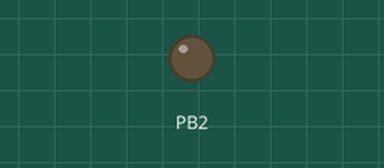
Bench run of a program on a simulated ATmega328P, built with avr-gcc and emulated at 16 MHz (the files do not name the chip). Parts: output pins drawn as LEDs (lit = HIGH). Wiring (inferred from the names in the program): DS3231 clock at I2C address 0x68. The local clock reads 2024-03-15 10:24:30 at power-on unless the program sets it; what the program prints to the serial monitor is not drawn.

Above: at 0.43 s.
Timing chart, 0 to 2.2 s (numbered marks = the images above):
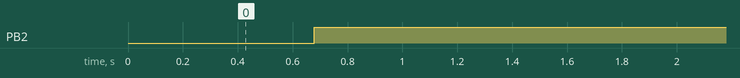

Measured:
- by itself, PB2: LOW → HIGH at 0.68 s

The program:

main.c
```c
/*

Implementação da FATFS escrita por elmchan
Filipe Coelho
TODO
    Organizar biblioteca RTC
    Organizar fontes para sdcard
    testes com git
    Makefile

*/

#include "hal.h"                          //System DEFS and LIBS
#include "ds3231.h"                       //RTC On elmchan lib we have the option to not use a rtc and use a fixed timestamp to save the files
#include "sdcard.h"                       //Header to organize fatfs and make the visualization of the cody easyer

volatile UINT Timer;	                  //Performance timer (100Hz increment)
ISR(TIMER0_COMPA_vect){
	Timer++;			                  //Performance counter for the fatfs module
	disk_timerproc();	                  //Drive timer procedure of low level disk I/O module */
}

DWORD get_fattime (void);                 //Converts the rtc data on a 32bit number http://elm-chan.org/fsw/ff/doc/fattime.html
void printTime(void);                     //Put the RTC data on USART
void ioinit(void);                        //Timers and interrupts init
void sdcardTest(void);                    //Demo function to write a string to a file
void fatfsStatusToSerial(uint8_t r);      //USART output for the return to the fatfs functions


FATFS FatF;		//FatFs work area needed for each volume
FIL Fil;        //Pointer to the file
uint16_t bw;    //Pointer to fatfs return


int main(void){
    ioinit();          //start uC hardware
    i2cConfigStart();  //Start i2c
    ds3231Start();     //Start RTC
    serialStart();     //Start USART

    serialStringLN("");
    serialStringLN_P(PSTR("FatFS ff14b by ELM CHAN"));
    serialStringLN_P(PSTR("Modfied by Filipe Coelho 2021.1"));

    sdcardTest();      //Write the file and out the results

    serialString("HEX da timestamp: ");
    serialSendLongInt(get_fattime(),HEX,1);
    printTime();

    while(1);
    return 0;
}

void printTime(void){
    char str[20];
    ds3231UpdateStruct();
    sprintf(str,"%d:%d:%d %d-%d-%d",RTC.hour,RTC.minute,RTC.second,RTC.monthday,RTC.month,RTC.year);
    serialStringLN_P(PSTR("RTC TIME:"));
    serialStringLN(str);
}


DWORD get_fattime (void){
	ds3231UpdateStruct();
	/* Pack date and time into a DWORD variable */
	return	  ((DWORD)(RTC.year - 1980) << 25)
			| ((DWORD)RTC.month << 21)
			| ((DWORD)RTC.monthday << 16)
			| ((DWORD)RTC.hour << 11)
			| ((DWORD)RTC.minute << 5)
			| ((DWORD)RTC.second >> 1);
}

void ioinit (void){
	/* Start 100Hz system timer with TC0 */
	OCR0A = F_CPU / 1024 / 100 - 1;
	TCCR0A = _BV(WGM01);
	TCCR0B = 0b101;
	TIMSK0 = _BV(OCIE0A);
	sei();
}

void fatfsStatusToSerial(uint8_t r){
    switch(r)
    {
        case FR_OK:
            serialStringLN_P(PSTR("(0)Succeeded"));
            break;
        case FR_DISK_ERR:
            serialStringLN_P(PSTR("(1)A hard error occurred in the low level disk I/O layer"));
            break;
        case FR_INT_ERR:
            serialStringLN_P(PSTR("(2)Assertion failed"));
            break;
        case FR_NOT_READY:
            serialStringLN_P(PSTR("(3)The physical drive cannot work "));
            break;
        case FR_NO_FILE:
            serialStringLN_P(PSTR("(4)Could not find the file"));
            break;
        case FR_NO_PATH:
            serialStringLN_P(PSTR("(5)Could not find the path"));
            break;
        case FR_INVALID_NAME:
            serialStringLN_P(PSTR("(6)The path name format is invalid"));
            break;
        case FR_DENIED:
            serialStringLN_P(PSTR("(7)Access denied due to prohibited access or directory full"));
            break;
        case FR_EXIST:
            serialStringLN_P(PSTR("(8)Access denied due to prohibited access"));
            break;
        case FR_INVALID_OBJECT:
            serialStringLN_P(PSTR("(9)The file/directory object is invalid"));
            break;
        case FR_WRITE_PROTECTED:
            serialStringLN_P(PSTR("(10)The physical drive is write protected"));
            break;
        case FR_INVALID_DRIVE:
            serialStringLN_P(PSTR("(11)The logical drive number is invalid"));
            break;
        case FR_NOT_ENABLED:
            serialStringLN_P(PSTR("(12)The volume has no work area"));
            break;
        case FR_NO_FILESYSTEM:
            serialStringLN_P(PSTR("(13)There is no valid FAT volume"));
            break;
        case FR_MKFS_ABORTED:
            serialStringLN_P(PSTR("(14)The f_mkfs() aborted due to any problem "));
            break;
        case FR_TIMEOUT:
            serialStringLN_P(PSTR("(15)Could not get a grant to access the volume within defined period"));
            break;
        case FR_LOCKED:
            serialStringLN_P(PSTR("(16)The operation is rejected according to the file sharing policy"));
            break;
        case FR_NOT_ENOUGH_CORE:
            serialStringLN_P(PSTR("(17)LFN working buffer could not be allocated"));
            break;
        case FR_TOO_MANY_OPEN_FILES:
            serialStringLN_P(PSTR("(18)Number of open files > FF_FS_LOCK"));
            break;
        case FR_INVALID_PARAMETER:
            serialStringLN_P(PSTR("(19)Given parameter is invalid"));
            break;
        default:
            serialStringLN_P(PSTR("Error not found"));
            break;
    }
}


void sdcardTest(void){
    uint8_t result=0;
    result=f_mount(&FatF,"",DRV_MMC);
    fatfsStatusToSerial(result);
    result=f_open(&Fil, "TESTE.TXT",FA_OPEN_APPEND|FA_WRITE);
    fatfsStatusToSerial(result);
    result=f_write(&Fil, "TESTE DE ESCRITA", 8, &bw);
    fatfsStatusToSerial(result);
    result=f_close(&Fil);// Close the file
    fatfsStatusToSerial(result);
}
```

ds3231.c
```c
#include "ds3231.h"

uint8_t ds3231ReadRegister(uint8_t addr)
{
    i2cStartCondition();
    i2cSend(DS3231_ADDR_W);
    i2cSend(addr);
    i2cStartCondition();
    i2cSend(DS3231_ADDR_R);
    uint8_t temp=i2cReadNACK();
    i2cStopCondition();
    return temp;
}

void ds3231Start(){
    uint8_t data=ds3231ReadRegister(RTC_SECONDS);
    data=(data&0x7F);
    i2cStartCondition();
    i2cSend(DS3231_ADDR_W);
    i2cSend(RTC_SECONDS);
    i2cSend(data);
    i2cStopCondition();
}

void ds3231UpdateStruct()
{
    uint8_t buffer[7];
    i2cStartCondition();
    i2cSend(DS3231_ADDR_W);
    i2cSend(RTC_SECONDS);
    i2cStartCondition();
    i2cSend(DS3231_ADDR_R);
    buffer[0]=i2cReadACK();
    buffer[1]=i2cReadACK();
    buffer[2]=i2cReadACK();
    buffer[3]=i2cReadACK();
    buffer[4]=i2cReadACK();
    buffer[5]=i2cReadACK();
    buffer[6]=i2cReadNACK();
    i2cStopCondition();
    RTC.second=((buffer[0]>>4))*10+(buffer[0]&0x0F);
    RTC.minute=((buffer[1]&0b01110000)>>4)*10+(buffer[1]&0x0F);
    if((buffer[2]>>5)&&1)
    {
        RTC.hour=((buffer[2]&0x0F)+20);
    }
    if((buffer[2]>>4)&&1)
    {
        RTC.hour=((buffer[2]&0x0F)+10);
    }
    else
    {
        RTC.hour=buffer[2]&0x0F;
    }
    RTC.weekday=buffer[3];
    RTC.monthday=(buffer[4]>>4)*10+(buffer[4]&0x0F);
    RTC.month=((buffer[5]>>4)&1)*10+(buffer[5]&0x0F);
    RTC.year=2000+(buffer[6]>>4)*10+(buffer[6]&0x0F);
}


void ds3231setClock(uint8_t seconds,uint8_t minutes,uint8_t hour)
{
    uint8_t temp_seconds=((seconds/10)<<4|seconds%10);
    uint8_t temp_minutes=((minutes/10)<<4|minutes%10);
    uint8_t temp_hour=0;
    if(hour<10)
    {
        temp_hour=hour;
    }
    if(hour>=10&&hour<20)
    {
        temp_hour=(1<<4)|(hour%10);
    }
    if(hour>=20)
    {
        temp_hour=(1<<5)|(hour%10);
    }
    i2cStartCondition();
    i2cSend(DS3231_ADDR_W);
    i2cSend(RTC_SECONDS);
    i2cSend(temp_seconds);
    i2cSend(temp_minutes);
    i2cSend(temp_hour);
    i2cStopCondition();
}

void ds3231setCalendar(uint8_t day,uint8_t month,uint8_t year)
{
    uint8_t temp_day=((day/10)<<4|day%10);
    uint8_t temp_month=((month/10)<<4|month%10);
    uint8_t temp_year=(year/10)<<4|(year%10);
    i2cStartCondition();
    i2cSend(DS3231_ADDR_W);
    i2cSend(RTC_MONTH_DAY);
    i2cSend(temp_day);
    i2cSend(temp_month);
    i2cSend(temp_year);
    i2cStopCondition();
}

uint8_t ds3231ReadHour()
{
    uint8_t temp_hour=ds3231ReadRegister(RTC_HOUR);
    if((temp_hour>>5)&&1)
    {
        return ((temp_hour&0x0F)+20);
    }
    if((temp_hour>>4)&&1)
    {
        return ((temp_hour&0x0F)+10);
    }
    else
    {
        return temp_hour&0x0F;
    }
}

uint8_t ds3231ReadMinute()
{
    uint8_t temp_minutes=ds3231ReadRegister(RTC_MINUTES);
    RTC.minute=((temp_minutes&0b01110000)>>4)*10+(temp_minutes&0b00001111);
    return RTC.minute;
}

uint8_t ds3231ReadSeconds()
{
    uint8_t temp_minutes=ds3231ReadRegister(RTC_SECONDS);
    RTC.second=((temp_minutes>>4))*10+(temp_minutes&0b00001111);
    return RTC.second;
}


uint8_t ds3231ReadWeekDay(void)
{
    RTC.weekday=ds3231ReadRegister(RTC_WEEK_DAY);
    return RTC.weekday;
}

uint8_t ds3231ReadMonthDay(void)
{
    uint8_t temp=ds3231ReadRegister(RTC_MONTH_DAY);
    RTC.monthday=(temp>>4)*10+(temp&0b00001111);
    return RTC.monthday;
}

uint8_t ds3231ReadMonth(void)
{
    uint8_t temp=ds3231ReadRegister(RTC_MONTH);
    RTC.month=((temp>>4)&1)*10+(temp&0b00001111);
    return RTC.month;
}

uint8_t ds3231ReadYear(void)
{
    uint8_t temp=ds3231ReadRegister(RTC_YEAR);
    RTC.year=(temp>>4)*10+(temp&0b00001111);
    return RTC.year;
}

void   ds3231SetAlarm1Min()
{
    i2cStartCondition();
    i2cSend(DS3231_ADDR_W);
    i2cSend(RTC_ALARM_1_SECONDS);
    i2cSend(0x0);
    i2cSend(0x0);
    i2cSend(0x0);
    i2cSend(0x0);
    i2cSend(0x80);
    i2cSend(0x80);
    i2cSend(0x80);
    i2cStopCondition();
    i2cStartCondition();
    i2cSend(DS3231_ADDR_W);
    i2cSend(RTC_CONTROL_1);
    i2cSend(0x1E);
    i2cStopCondition();
}

void ds3231ClearInterrupt()
{
    uint8_t x=ds3231ReadRegister(RTC_CONTROL_2);
    if(x&&0x02)
    {
        i2cStartCondition();
        i2cSend(DS3231_ADDR_W);
        i2cSend(RTC_CONTROL_2);
        i2cSend(x&0xFC);
        i2cStopCondition();

    }
}
```

ds3231.h
```c
#ifndef DS3231_H_INCLUDED
#define DS3231_H_INCLUDED
//Lib para manipulação do rtc maxim ds3231
//Filipe Emmanuel Coelho Alves

#define DS3231_ADDR_W 0xD0
#define DS3231_ADDR_R 0xD1

//REGISTRADORES DD/MM/YY HH:MM:SS
#define RTC_SECONDS   0x00
#define RTC_MINUTES   0x01
#define RTC_HOUR      0x02
#define RTC_WEEK_DAY  0x03
#define RTC_MONTH_DAY 0x04
#define RTC_MONTH     0x05
#define RTC_YEAR      0x06

//REGISTRADORES DO ALARME

#define RTC_ALARM_1_SECONDS 0x07
#define RTC_ALARM_1_MINUTES 0x08
#define RTC_ALARM_1_HOURS   0x09
#define RTC_ALARM_1_DAY     0x0A

#define RTC_ALARM_2_MINUTES 0x0B
#define RTC_ALARM_2_HOURS   0x0C
#define RTC_ALARM_2_DAY     0x0D

//REGISTRADORES DE CONTROLE

#define RTC_CONTROL_1     0x0E
#define RTC_CONTROL_2     0x0F
#define RTC_AGING_OFFSET  0x10
#define RTC_TEMP_MSB      0x11
#define RTC_TEMP_LSB      0x12

//BITS RTC CONTROL_1

#define EOSC  7 // ENABLE OSCILATOR 0==ON
#define BBSQW 6 // Battery-Backed Square-Wave Enable
#define CONV  5 // Convert Temperature força uma nova medidade de temperatura para atualizar a capacitancia do oscilador
#define RS2   4 //(RS2 and RS1). These bits control the frequency of the square-wave output when the square wave has been enabled
#define RS1   3 // 0=1Hz,1=1024Hz, 2= 4096Hz,3=8192Hz
#define INTCN 2 // Interrupt Control When the INTCN bit is set to logic 0, a square wave is output on the INT/SQW pin. When the
//INTCN bit is set to logic 1, then a match between the timekeeping registers and either of the alarm registers
//activates the INT/SQW output (if the alarm is also enabled).
#define A2IE  1 //Alarm 2 Interrupt Enable
#define A1IE  0 //Alarm 1 Interrupt Enable

//BITS RTC CONTROL_2

#define OSF     7 //Oscillator Stop Flag
#define EN32kHz 3 //Enable 32kHz Output
#define BSY     2 //This bit indicates the device is busy executing TCXO functions.
#define A2F     1 //. A logic 1 in the alarm 2 flag bit indicates that the time matched the alarm 2 registers
#define A1F     0 // A logic 1 in the alarm 2 flag bit indicates that the time matched the alarm 2 registers

#define SUNDAY    1
#define MONDAY    2
#define TUESDAY   3
#define WEDNESDAY 4
#define THURSDAY  5
#define FRIDAY    6
#define SATURDAY  7
#include <avr/io.h>
#include "i2c.h"

struct{
    uint8_t second;
    uint8_t minute;
    uint8_t hour;
    uint8_t monthday;
    uint8_t weekday;
    uint8_t month;
    uint16_t year;
} RTC;

uint8_t ds3231ReadRegister(uint8_t addr);
void    ds3231Start();
void    ds3231UpdateStruct();
void    ds3231setClock(uint8_t seconds,uint8_t minutes,uint8_t hour);
void    ds3231setCalendar(uint8_t day,uint8_t month,uint8_t year);
uint8_t ds3231ReadHour();
uint8_t ds3231ReadMinute();
uint8_t ds3231ReadSeconds(void);
uint8_t ds3231ReadWeekDay(void);
uint8_t ds3231ReadMonthDay(void);
uint8_t ds3231ReadMonth(void);
uint8_t ds3231ReadYear(void);
void    ds3231SetAlarm1Min(void);
void    ds3231ClearInterrupt(void);

#endif
```

diskio.c
```c
/*-----------------------------------------------------------------------*/
/* Low level disk I/O module glue functions         (C)ChaN, 2016        */
/*-----------------------------------------------------------------------*/
/* If a working storage control module is available, it should be        */
/* attached to the FatFs via a glue function rather than modifying it.   */
/* This is an example of glue functions to attach various exsisting      */
/* storage control modules to the FatFs module with a defined API.       */
/*-----------------------------------------------------------------------*/
#define  DRV_MMC 0
#include "ff.h"			/* Obtains integer types for FatFs */
#include "diskio.h"		/* FatFs lower layer API */
#include "mmc_avr.h"	/* Header file of existing SD control module */


/*-----------------------------------------------------------------------*/
/* Get Drive Status                                                      */
/*-----------------------------------------------------------------------*/

DSTATUS disk_status (
	BYTE pdrv		/* Physical drive nmuber to identify the drive */
)
{
	switch (pdrv) {
	case DRV_MMC :
		return mmc_disk_status();

	}
	return STA_NOINIT;
}


/*-----------------------------------------------------------------------*/
/* Inidialize a Drive                                                    */
/*-----------------------------------------------------------------------*/

DSTATUS disk_initialize (
	BYTE pdrv				/* Physical drive nmuber to identify the drive */
)
{
	switch (pdrv) {


	case DRV_MMC :
		return mmc_disk_initialize();

	}
	return STA_NOINIT;
}


/*-----------------------------------------------------------------------*/
/* Read Sector(s)                                                        */
/*-----------------------------------------------------------------------*/

DRESULT disk_read (
	BYTE pdrv,		/* Physical drive nmuber to identify the drive */
	BYTE *buff,		/* Data buffer to store read data */
	LBA_t sector,	/* Sector address in LBA */
	UINT count		/* Number of sectors to read */
)
{
	switch (pdrv) {


	case DRV_MMC :
		return mmc_disk_read(buff, sector, count);

	}
	return RES_PARERR;
}


/*-----------------------------------------------------------------------*/
/* Write Sector(s)                                                       */
/*-----------------------------------------------------------------------*/

DRESULT disk_write (
	BYTE pdrv,			/* Physical drive nmuber to identify the drive */
	const BYTE *buff,	/* Data to be written */
	LBA_t sector,		/* Sector address in LBA */
	UINT count			/* Number of sectors to write */
)
{
	switch (pdrv) {


	case DRV_MMC :
		return mmc_disk_write(buff, sector, count);

	}
	return RES_PARERR;
}


/*-----------------------------------------------------------------------*/
/* Miscellaneous Functions                                               */
/*-----------------------------------------------------------------------*/

#if _USE_IOCTL
DRESULT disk_ioctl (
	BYTE pdrv,		/* Physical drive nmuber (0..) */
	BYTE cmd,		/* Control code */
	void *buff		/* Buffer to send/receive control data */
)
{
	switch (pdrv) {
	case DRV_MMC :
		return mmc_disk_ioctl(cmd, buff);
	}
	return RES_PARERR;
}
#endif


/*-----------------------------------------------------------------------*/
/* Timer driven procedure                                                */
/*-----------------------------------------------------------------------*/


void disk_timerproc (void)
{
	mmc_disk_timerproc();

}
```

mmc_avr.h
```c
/*-----------------------------------------------------------------------
/  Low level disk interface modlue include file   (C)ChaN, 2016
/-----------------------------------------------------------------------*/

#ifndef _MMC_DEFINED
#define _MMC_DEFINED

#include "ff.h"
#include "diskio.h"

#ifdef __cplusplus
extern "C" {
#endif

/*---------------------------------------*/
/* Prototypes for disk control functions */

DSTATUS mmc_disk_initialize (void);
DSTATUS mmc_disk_status (void);
DRESULT mmc_disk_read (BYTE* buff, LBA_t sector, UINT count);
DRESULT mmc_disk_write (const BYTE* buff, LBA_t sector, UINT count);
DRESULT mmc_disk_ioctl (BYTE cmd, void* buff);
void mmc_disk_timerproc (void);

#ifdef __cplusplus
}
#endif

#endif
```

i2c.c
```c
/*
 * i2c.h
 *
 * Created: 21/10/2015 10:06:39
 * Author : Filipe
 */

#include "i2c.h"

void i2cConfigStart(void)
{
    TWBR = myTWBR; /* 16MHz / (16+2*TWBR*1) = 100kHz */
    TWCR|=(1<<TWEN); /* enable */
}

void i2cWaitComplete(void)
{
    while (!(TWCR & (1<<TWINT)));
}

void i2cStartCondition(void)
{
    TWCR=0b10100100;
    i2cWaitComplete();
}

void i2cStopCondition(void)
{
    TWCR=0b10010100;
}

uint8_t i2cReadACK(void)
{
    TWCR=0b11000100;
    i2cWaitComplete();
    return TWDR;
}

uint8_t i2cReadNACK(void)
{
    TWCR=0b10000100;
    i2cWaitComplete();
    return TWDR;
}

void i2cSend(uint8_t data)
{
    TWDR = data;
    TWCR = (_BV(TWINT) | _BV(TWEN));
    i2cWaitComplete();
}
```

sdcard.h
```c
#ifndef SDCARD_H_INCLUDED
#define SDCARD_H_INCLUDED


#define   DRV_MMC    0
#include "ff14b/source/ff.h"     //Fat by ELM CHAN
#include "ff14b/source/diskio.h" //Disk Functions


#endif // SDCARD_H_INCLUDED
```

Source omitted: diskio.h (3587 bytes), ff.c (246972 bytes), ff.h (15687 bytes), ffconf.h (12128 bytes), ffsystem.c (4948 bytes), mmc_avr.c (19817 bytes), i2c.h (555 bytes), usart.c (3765 bytes), usart.h (1020 bytes), hal.h (412 bytes), portManipulation.h (697 bytes)
